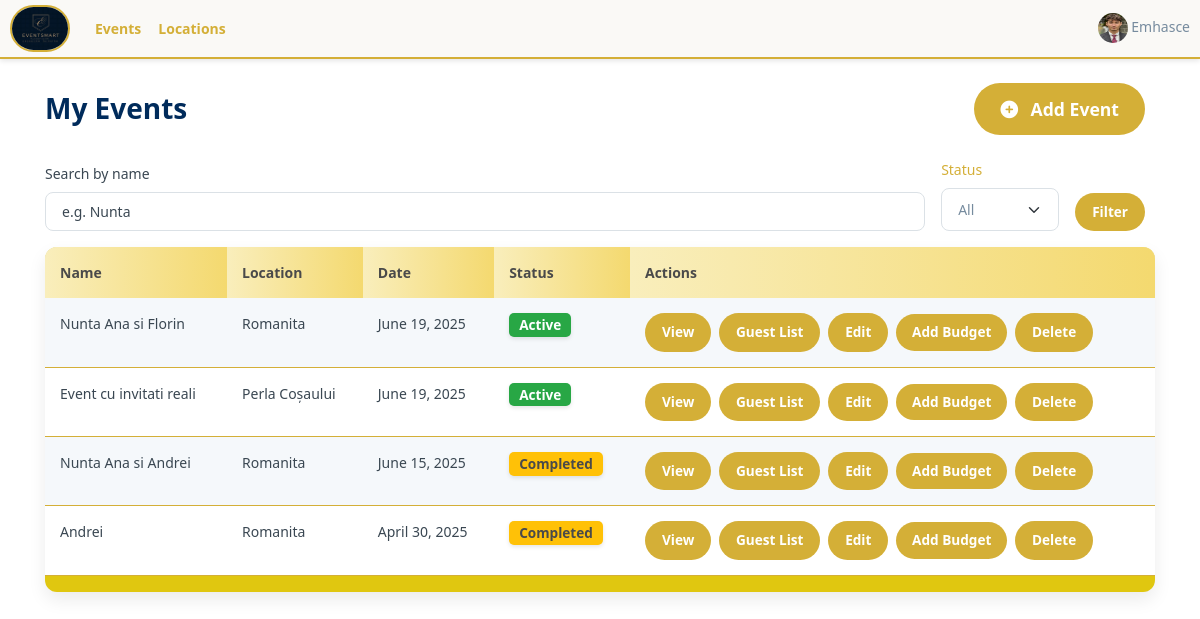
Page /my_events/ (signed in) on the earlier database version.
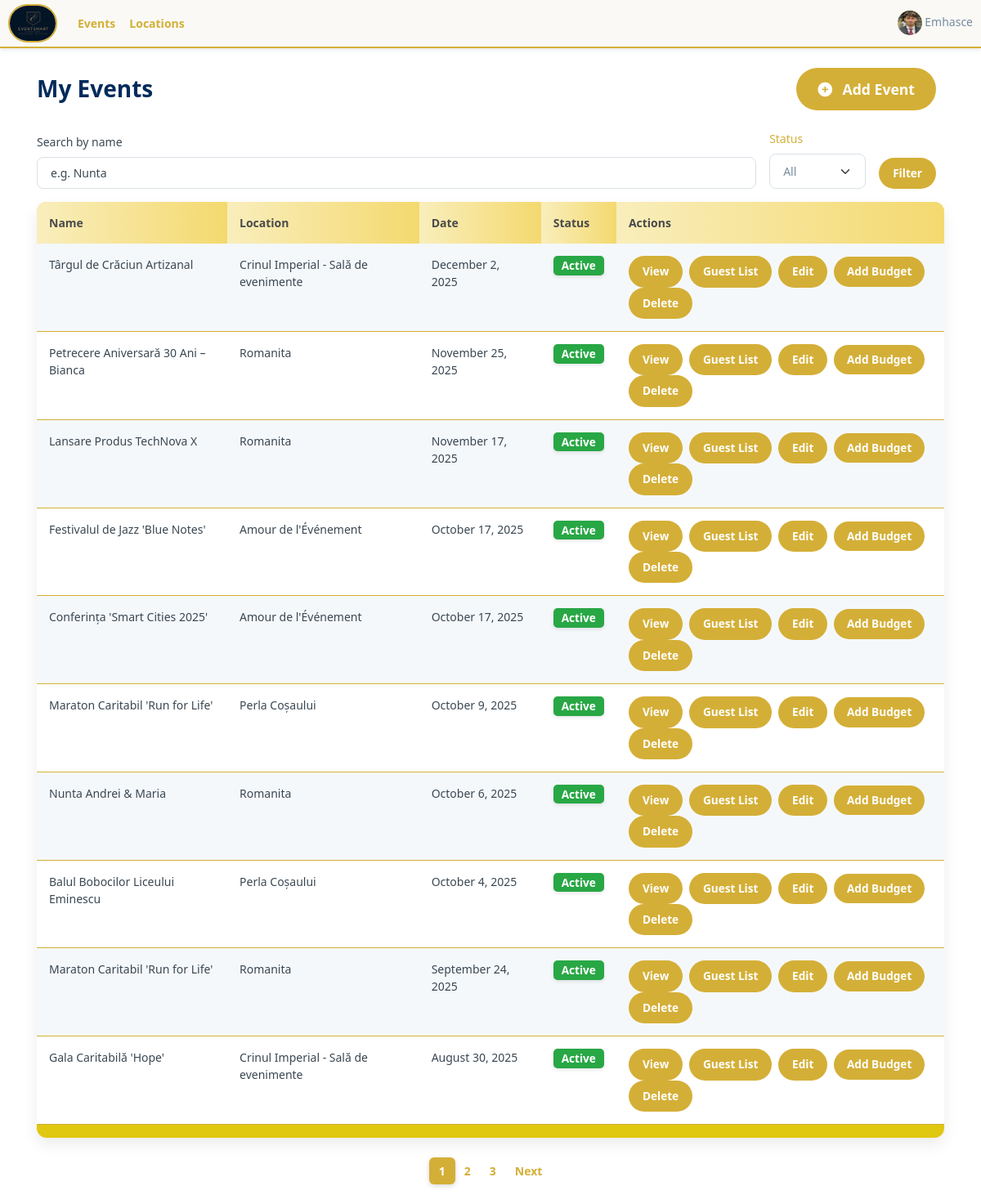
Same page on the later database version.
### base/models.py (models this page shows, shortened)
class Event(models.Model):
    location = models.ForeignKey(Location, on_delete=models.SET_NULL, null=True, blank=True)
    event_name = models.CharField(max_length=100)
    event_date = models.DateField()
    event_time = models.TimeField()
    event_description = models.TextField(null=True, blank=True)
    created_at = models.DateTimeField(auto_now_add=True)
    guests = models.ManyToManyField(Guests, related_name='events', blank=True)
    completed = models.BooleanField(default=False)
    types = models.ManyToManyField(Type, blank=True)
    cost = models.DecimalField(max_digits=10, decimal_places=2, default=3000)
    updated_at = models.DateTimeField(auto_now=True)
    is_canceled = models.BooleanField(default=False)
    organized_by = models.ForeignKey(
        User,
        on_delete=models.CASCADE,
        related_name="organized_events",
        blank=True,
        null=True
    )
    @property
    def status(self):
        now = timezone.now()
        extended_end = (datetime.combine(self.event_date, self.event_time) + timedelta(hours=12))
        if now < datetime.combine(self.event_date, self.event_time) - timedelta(hours=1):
            return 'upcoming'
        elif now >= datetime.combine(self.event_date, self.event_time) - timedelta(hours=1) and now < extended_end:
            return 'ongoing'
        else:
            return 'completed'

class Location(models.Model):
    owner = models.ForeignKey(User, on_delete=models.SET_NULL, null=True)
    user_account = models.OneToOneField(User, on_delete=models.CASCADE, null=True, related_name='user_account')
    name = models.CharField(max_length=100)
    description = models.TextField(null=True, blank=True)
    gallery = models.ImageField(upload_to='images/', null=True, blank=True)
    location = models.TextField(max_length=30)
    types = models.ManyToManyField(Type, blank=True)
    seats_numbers = models.IntegerField(null=True, blank=True)
    created_at = models.DateTimeField(auto_now_add=True)
    cost = models.DecimalField(max_digits=12, decimal_places=2,default=3000)
    number = models.CharField(max_length=20, default="+(40) 74 83 64 823")
    def __str__(self):
        return self.name

### base/views.py (the view, shortened to what this page needs)
@login_required(login_url='login')
def my_events(request):
    events = Event.objects.filter(organized_by=request.user)
    search_query = request.GET.get('search', '').strip()
    status_filter = request.GET.get('status', '').strip()
    if search_query:
        events = events.filter(event_name__icontains=search_query)
    events = events.order_by('-event_date')
    paginator = Paginator(events, 10)  # 10 evenimente pe pagină
    page_number = request.GET.get('page')
    page_obj = paginator.get_page(page_number)
    return render(request, 'base/my_events.html', {'events': page_obj})

### base/context_processors.py (called while the page is built)
def media_url(request):
    return {
        'MEDIA_URL': settings.MEDIA_URL
    }

### base/templates/base/my_events.html (shortened to what the changed rows need)
{% extends 'main.html' %}
{% block content %}
<div class="container my-4">
    <div class="d-flex justify-content-between align-items-center mb-4">
        <h2 class="text-center mb-0">My Events</h2>
    </div>
    {% if events %}
        <div class="table-container">
            <table class="table table-striped">
                <thead>
                    <tr>
                        <th>Name</th>
                        <th>Location</th>
                        <th>Date</th>
                        <th>Status</th>
                        <th>Actions</th>
                    </tr>
                </thead>
                <tbody>
                    {% for event in events %}
                    <tr>
                        <td>{{ event.event_name }}</td>
                        <td>{{ event.location }}</td>
                        <td>{{ event.event_date|date:"F j, Y" }}</td>
                        <td>
                            {% if event.is_canceled %}
                                <span class="badge badge-danger">Canceled</span>
                            {% elif event.status in "upcoming ongoing" %}
                                <span class="badge badge-success">Active</span>
                            {% elif event.status == "completed" %}
                                <span class="badge badge-completed" style="background-color: #D4AF37; color: white;">Completed</span>
                            {% else %}
                                <span class="badge" style="background-color: #D4AF37; color: white;">{{ event.status|capfirst }}</span>
                            {% endif %}
                        </td>
                        <td>
                            <a href="{% url 'event_details' event.id %}" class="btn btn-view btn-sm me-1">View</a>
                            <a href="{% url 'guest_list' event.id %}" class="btn btn-view btn-sm me-1">Guest List</a>
                            <a href="{% url 'edit_event' event.id %}" class="btn btn-view btn-sm me-1">Edit</a>
                            {% if user == event.organized_by %}
                                <a href="{% url 'add_budget' event.id %}" class="btn btn-budget btn-sm me-1">Add Budget</a>
                            {% endif %}
                            <a href="{% url 'delete_event' event.id %}" class="btn btn-delete btn-sm" onclick="return confirm('Are you sure you want to delete this event?')">Delete</a>
                        </td>
                    </tr>
                    {% endfor %}
                </tbody>
            </table>
        </div>
        {% if events.has_other_pages %}
        <nav class="mt-4">
            <ul class="pagination justify-content-center">
                {% for num in events.paginator.page_range %}
                    <li class="page-item {% if events.number == num %}active{% endif %}">
                        <a class="page-link" href="?page={{ num }}&search={{ request.GET.search }}&status={{ request.GET.status }}">{{ num }}</a>
                    </li>
                {% endfor %}
                {% if events.has_next %}
                    <li class="page-item">
                        <a class="page-link" href="?page={{ events.next_page_number }}&search={{ request.GET.search }}&status={{ request.GET.status }}">Next</a>
                    </li>
                {% endif %}
            </ul>
        </nav>
        {% endif %}
    {% else %}
        <div class="alert text-center">No events found.</div>
    {% endif %}
</div>
{% endblock %}

Differences in the rows shown:
no longer on this page (row unchanged): Event: event_name "Nunta Ana si Florin", location "Romanita", event_date "June 19, 2025", is_canceled "Active", shows "Add Budget"
no longer on this page (row unchanged): Event: event_name "Event cu invitati reali", location "Perla Coșaului", event_date "June 19, 2025", is_canceled "Active", shows "Add Budget"
no longer on this page (row unchanged): Event: event_name "Nunta Ana si Andrei", location "Romanita", event_date "June 15, 2025", is_canceled "Completed", shows "Add Budget"
no longer on this page (row unchanged): Event: event_name "Andrei", location "Romanita", event_date "April 30, 2025", is_canceled "Completed", shows "Add Budget"
added Event: event_name "Târgul de Crăciun Artizanal", location "Crinul Imperial - Sală de evenimente", event_date "December 2, 2025", is_canceled "Active", shows "Add Budget"
added Event: event_name "Petrecere Aniversară 30 Ani – Bianca", location "Romanita", event_date "November 25, 2025", is_canceled "Active", shows "Add Budget"
added Event: event_name "Lansare Produs TechNova X", location "Romanita", event_date "November 17, 2025", is_canceled "Active", shows "Add Budget"
added Event: event_name "Festivalul de Jazz 'Blue Notes'", location "Amour de l'Événement", event_date "October 17, 2025", is_canceled "Active", shows "Add Budget"
added Event: event_name "Conferința 'Smart Cities 2025'", location "Amour de l'Événement", event_date "October 17, 2025", is_canceled "Active", shows "Add Budget"
added Event: event_name "Maraton Caritabil 'Run for Life'", location "Perla Coșaului", event_date "October 9, 2025", is_canceled "Active", shows "Add Budget"
added Event: event_name "Nunta Andrei & Maria", location "Romanita", event_date "October 6, 2025", is_canceled "Active", shows "Add Budget"
added Event: event_name "Balul Bobocilor Liceului Eminescu", location "Perla Coșaului", event_date "October 4, 2025", is_canceled "Active", shows "Add Budget"
added Event: event_name "Maraton Caritabil 'Run for Life'", location "Romanita", event_date "September 24, 2025", is_canceled "Active", shows "Add Budget"
added Event: event_name "Gala Caritabilă 'Hope'", location "Crinul Imperial - Sală de evenimente", event_date "August 30, 2025", is_canceled "Active", shows "Add Budget"
Other differences:
new list line: "1"
new list line: "2"
new list line: "3"
text now shown: "Next"
